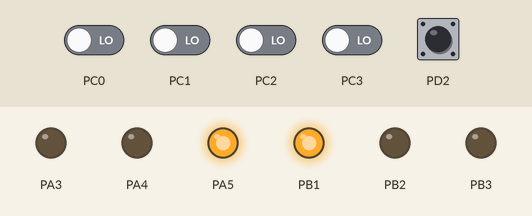
Simulated run of this program. Board: ATmega32, built with avr-gcc and emulated at 1 MHz. Parts: output pins drawn as LEDs (lit = HIGH). Inputs (shaded band) come from the test bench; at power-on: PD2 HIGH, PC0–3 LOW.

Above: at 1.2 s.
1.3 s: PD2 pulled LOW for 3 s
At 8.8 s:
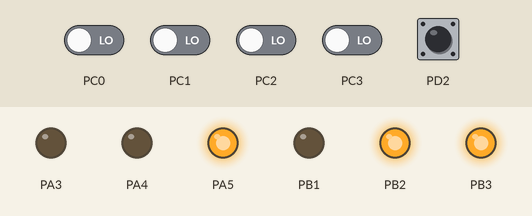
17.5 s: PC0 driven HIGH
At 27.3 s:
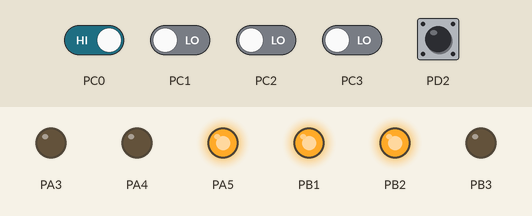
29.5 s: PD2 pulled LOW for 3 s
At 30.0 s:
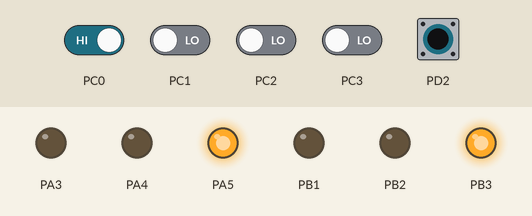
41.5 s: PC2 driven HIGH
Timing chart, 0 to 51.5 s (numbered marks = the images above; inputs shaded):
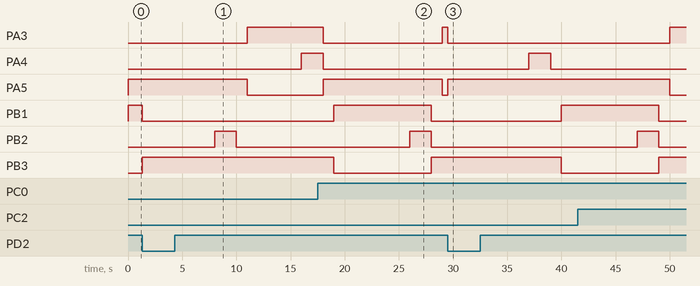

Measured:
- after the input at 29.5 s, PA3: HIGH → LOW after 0.00 s instead of 6.5 s; PA5: LOW → HIGH after 0.00 s instead of 6.5 s; PB1: LOW → HIGH after 10.5 s instead of 7.5 s; PB3: HIGH → LOW after 10.5 s instead of 7.5 s

The program:

main.c
```c
/*******************************************************
Project :	Smart Traffic Light
Version :	v1.0
Date    :	11/23/2018
Author  :	Zikora Agbapu
Company :	Kennesaw State University
Comments:


Chip type               : ATmega32
Program type            : Application
AVR Core Clock frequency: 10.000000 MHz
Memory model            : Small
External RAM size       : 0
Data Stack size         : 256
*******************************************************/

#define F_CPU 1000000UL
#include <avr/io.h>
#include <util/delay.h>
#include <avr/interrupt.h>

//Creating sleep function to control the delay for the lights
void sleep(uint8_t millisec)
{
while(millisec)
{
_delay_ms(1000);
millisec--;
}
}

int main(void)
{
//Connecting the Pins of the traffic lights to the pins of the MCU
DDRA |=1<<PA5;		 //enable pin 35 red1
DDRA |=1<<PA4;		 //enable pin 36 yellow1
DDRA |=1<<PA3;		 //enable pin 37 green1
DDRB |=1<<PB3;		 //enable pin 4 red2
DDRB |=1<<PB2;		 //enable pin 3 yellow2
DDRB |=1<<PB1;		 //enable pin 2 green2

//Setting PORTC as input for infrared sensor buttons
DDRC = 0x00;

//Defining variables
int time_ns;
int time_ew;
int time_yellow = 2;
int time_red = 1.5;
int time_normal = 5;
int time_extended = 7;


//Set up for the ultrasonic sensor button
DDRD = 0<<PD2;		// Set PD2 as input (Using for interrupt INT0)
PORTD = 1<<PD2;		// Enable PD2 pull-up resistor

//Setting up the interrupts
GICR = 1<<INT0;					// Enable INT0
MCUCR = 1<<ISC01 | 0<<ISC00;	// Trigger INT0 on rising edge

sei();				//Enable Global Interrupt

//Initializing the traffic lights as all off
 PORTA = 0x00;
 PORTB = 0x00;

while(1)
{
//Stage 1: Keeping Green on EW and Red on NS
	PORTA |= (1<<PA5);			//on red1
	PORTB |= (1<<PB1);			//on green2
	PORTB &= ~(1<<PB3);			//off red2
	PORTA &= ~(1<<PA4);			//off yellow1
	PORTB &= ~(1<<PB2);			//off yellow2
	PORTA &= ~(1<<PA3);			//off green1

	//Polling to find the value
	if(PINC & 0b00000011)
		time_ew = time_extended;
	else
		time_ew = time_normal;
	sleep(time_ew);

//Stage2: Turning EW to yellow & green
	PORTB |= (1<<PB2);			//on yellow2
	sleep(time_yellow);

//Stage 3: Turning EW to red, while NS is red
	PORTB &= ~(1<<PB2);			//off yellow2
	PORTB &= ~(1<<PB1);			//off green2
	PORTB |= (1<<PB3);			//on red2
	sleep(time_red);

//Stage 4: Turning NS to green
	PORTA &= ~(1<<PA5);			//off red1
	PORTA |= (1<<PA3);			//on green1

	//Polling to find the value
	if(PINC & 0b00001100)
	time_ns = time_extended;
	else
	time_ns = time_normal;
	sleep(time_ns);

//Stage 5: Turning NS to green & yellow
	PORTA |= (1<<PA4);			//on yellow1
	sleep(time_yellow);

//Stage 6: Turning NS red while EW is red
	PORTA &= ~(1<<PA3);			//off green1
	PORTA &= ~(1<<PA4);			//off yellow1
	PORTA |= (1<<PA5);			//on red1
	sleep(time_red);

//Stage 1: Keeping Green on NS and Red on EW
	PORTA |= (1<<PA5);			//on red1
	PORTB |= (1<<PB1);			//on green2
	PORTB &= ~(1<<PB3);			//off red2
	PORTA &= ~(1<<PA4);			//off yellow1
	PORTB &= ~(1<<PB2);			//off yellow2
	PORTA &= ~(1<<PA3);			//off green1

}
}

ISR(INT0_vect)
{
		int time_emgcy = 3;
		PORTA |= (1<<PA5); //on red1 pin28
		PORTB |= (1<<PB3); //on red2
		PORTB &= ~(1<<PB1); //off green2
		PORTA &= ~(1<<PA4); //off yellow1
		PORTB &= ~(1<<PB2); //off yellow2
		PORTA &= ~(1<<PA3); //off green1
		sleep(time_emgcy);
	}
```
